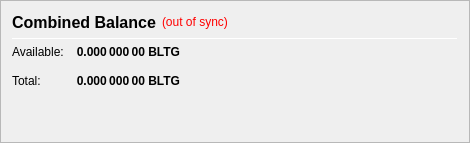
                   <widget class="QFrame" name="frame_CombinedBalances">
                    <property name="minimumSize">
                     <size>
                      <width>470</width>
                      <height>0</height>
                     </size>
                    </property>
                    <property name="frameShape">
                     <enum>QFrame::StyledPanel</enum>
                    </property>
                    <property name="frameShadow">
                     <enum>QFrame::Raised</enum>
                    </property>
                    <layout class="QVBoxLayout" name="verticalLayout_5">
                     <item>
                      <layout class="QHBoxLayout" name="horizontalLayout_5" stretch="0,0,0">
                       <item>
                        <widget class="QLabel" name="label_5z">
                         <property name="minimumSize">
                          <size>
                           <width>0</width>
                           <height>20</height>
                          </size>
                         </property>
                         <property name="font">
                          <font>
                           <pointsize>12</pointsize>
                           <weight>75</weight>
                           <bold>true</bold>
                          </font>
                         </property>
                         <property name="toolTip">
                          <string>Combined Balance (including unconfirmed and immature coins)</string>
                         </property>
                         <property name="text">
                          <string>Combined Balance</string>
                         </property>
                        </widget>
                       </item>
                       <item>
                        <widget class="QLabel" name="labelWalletStatus">
                         <property name="cursor">
                          <cursorShape>WhatsThisCursor</cursorShape>
                         </property>
                         <property name="toolTip">
                          <string>The displayed information may be out of date. Your wallet automatically synchronizes with the BLTG network after a connection is established, but this process has not completed yet.</string>
                         </property>
                         <property name="styleSheet">
                          <string notr="true">QLabel { color: red; }</string>
                         </property>
                         <property name="text">
                          <string notr="true">(out of sync)</string>
                         </property>
                         <property name="alignment">
                          <set>Qt::AlignLeading|Qt::AlignLeft|Qt::AlignVCenter</set>
                         </property>
                        </widget>
                       </item>
                       <item>
                        <spacer name="horizontalSpacer_1">
                         <property name="orientation">
                          <enum>Qt::Horizontal</enum>
                         </property>
                         <property name="sizeHint" stdset="0">
                          <size>
                           <width>40</width>
                           <height>20</height>
                          </size>
                         </property>
                        </spacer>
                       </item>
                      </layout>
                     </item>
                     <item>
                      <widget class="Line" name="line_CombinedBalance">
                       <property name="minimumSize">
                        <size>
                         <width>0</width>
                         <height>1</height>
                        </size>
                       </property>
                       <property name="maximumSize">
                        <size>
                         <width>16777215</width>
                         <height>1</height>
                        </size>
                       </property>
                       <property name="orientation">
                        <enum>Qt::Horizontal</enum>
                       </property>
                      </widget>
                     </item>
                     <item>
                      <layout class="QGridLayout" name="gridLayout_3">
                       <property name="spacing">
                        <number>12</number>
                       </property>
                       <item row="1" column="0">
                        <widget class="QLabel" name="labelBalanceTextz">
                         <property name="text">
                          <string>Available:</string>
                         </property>
                        </widget>
                       </item>
                       <item row="1" column="1">
                        <widget class="QLabel" name="labelBalancez">
                         <property name="font">
                          <font>
                           <weight>75</weight>
                           <bold>true</bold>
                          </font>
                         </property>
                         <property name="cursor">
                          <cursorShape>IBeamCursor</cursorShape>
                         </property>
                         <property name="toolTip">
                          <string>Your current spendable balance</string>
                         </property>
                         <property name="text">
                          <string notr="true">0.000 000 00 BLTG</string>
                         </property>
                         <property name="alignment">
                          <set>Qt::AlignRight|Qt::AlignTrailing|Qt::AlignVCenter</set>
                         </property>
                         <property name="textInteractionFlags">
                          <set>Qt::LinksAccessibleByMouse|Qt::TextSelectableByKeyboard|Qt::TextSelectableByMouse</set>
                         </property>
                        </widget>
                       </item>
                       <item row="2" column="0">
                        <widget class="QLabel" name="labelTotalTextz">
                         <property name="text">
                          <string>Total:</string>
                         </property>
                        </widget>
                       </item>
                       <item row="2" column="1">
                        <widget class="QLabel" name="labelTotalz">
                         <property name="font">
                          <font>
                           <weight>75</weight>
                           <bold>true</bold>
                          </font>
                         </property>
                         <property name="cursor">
                          <cursorShape>IBeamCursor</cursorShape>
                         </property>
                         <property name="toolTip">
                          <string>Total Balance, including all unavailable coins.</string>
                         </property>
                         <property name="text">
                          <string notr="true">0.000 000 00 BLTG</string>
                         </property>
                         <property name="alignment">
                          <set>Qt::AlignRight|Qt::AlignTrailing|Qt::AlignVCenter</set>
                         </property>
                         <property name="textInteractionFlags">
                          <set>Qt::LinksAccessibleByMouse|Qt::TextSelectableByKeyboard|Qt::TextSelectableByMouse</set>
                         </property>
                        </widget>
                       </item>
                       <item row="2" column="3">
                        <spacer name="horizontalSpacer_2">
                         <property name="orientation">
                          <enum>Qt::Horizontal</enum>
                         </property>
                         <property name="sizeHint" stdset="0">
                          <size>
                           <width>40</width>
                           <height>20</height>
                          </size>
                         </property>
                        </spacer>
                       </item>
                      </layout>
                     </item>
                     <item>
                      <spacer name="verticalSpacer_1">
                       <property name="orientation">
                        <enum>Qt::Vertical</enum>
                       </property>
                       <property name="sizeHint" stdset="0">
                        <size>
                         <width>20</width>
                         <height>40</height>
                        </size>
                       </property>
                      </spacer>
                     </item>
                    </layout>
                   </widget>
